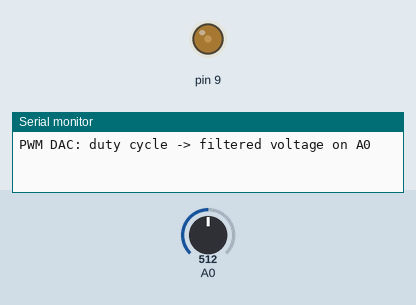
Recording of a sketch running on a simulated Arduino Uno, built with avr-gcc and run on an emulated ATmega328P. Shown: output pins drawn as LEDs (lit = HIGH), the last lines printed to the serial monitor. The inputs (shaded band) are chosen by the test bench; at power-on: A0 = 512.

Above: at 0.05 s.
At 0.9 s:
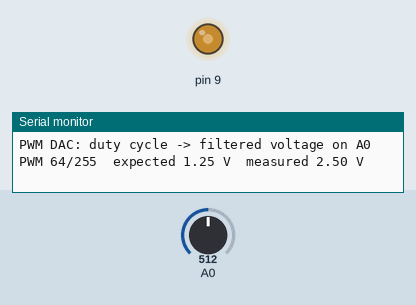
At 1.75 s:
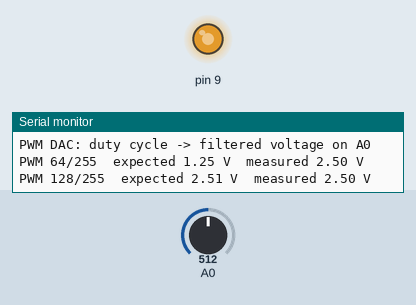
At 3.5 s:
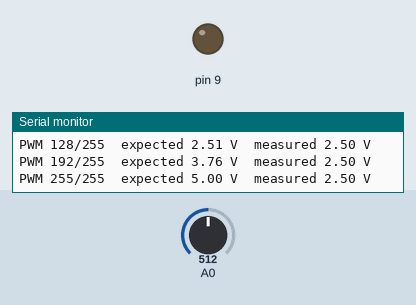
Timing chart, 0 to 8.1 s (numbered marks = the images above):
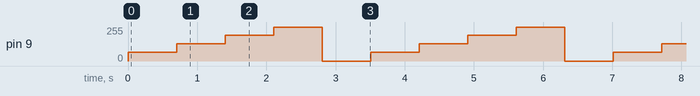

The sketch:

pwm_dac.ino
```cpp
// PWM DAC: analogWrite on pin 9 through an RC low-pass filter (10 kOhm, 10 uF) gives a steady
// voltage equal to the duty cycle times 5 V. A0 measures it. Co-simulation: D9 -> R -> C -> GND,
// with A0 on the capacitor.
const int levels[] = {64, 128, 192, 255, 0};

void setup() {
  Serial.begin(9600);
  Serial.println("PWM DAC: duty cycle -> filtered voltage on A0");
}

void loop() {
  for (int i = 0; i < 5; i++) {
    analogWrite(9, levels[i]);
    delay(700);                       // wait more than 5 time constants (RC = 0.1 s)
    int raw = analogRead(A0);
    Serial.print("PWM ");
    Serial.print(levels[i]);
    Serial.print("/255  expected ");
    Serial.print(5.0 * levels[i] / 255, 2);
    Serial.print(" V  measured ");
    Serial.print(raw * 5.0 / 1023, 2);
    Serial.println(" V");
  }
}
```

Measured:
- by itself, pin 9: repeats every 3.5 s: 128/255 0.70 s, 192/255 0.70 s, 255/255 0.70 s, 0/255 0.70 s, 64/255 0.70 s
